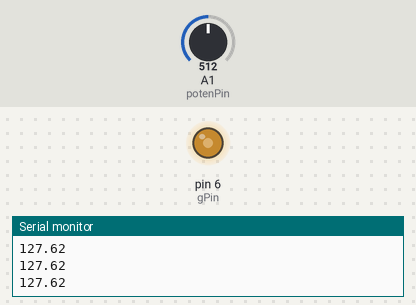
A sketch run on a simulated Arduino Uno, built with avr-gcc and run on an emulated ATmega328P. Parts: output pins drawn as LEDs (lit = HIGH), the last lines printed to the serial monitor. Inputs (shaded band) come from the test bench; at power-on: A1 (potenPin) = 512.

Above: at 1.2 s.
1.3 s: A1 (potenPin) set to 716
At 1.9 s:
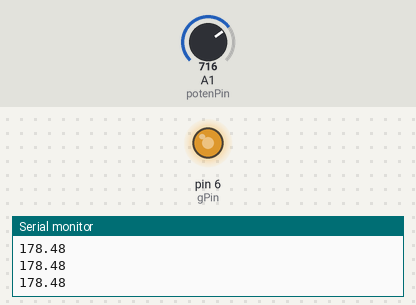
2.8 s: A1 (potenPin) set to 900
At 4.0 s:
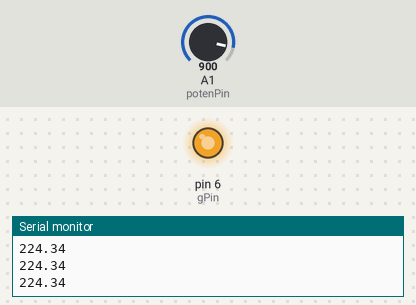
4.3 s: A1 (potenPin) set to 122
At 5.2 s:
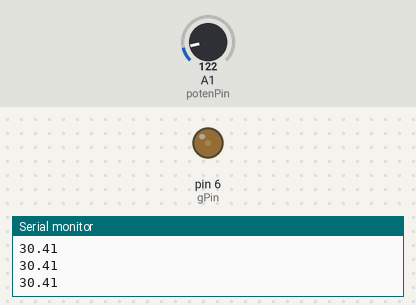
5.8 s: A1 (potenPin) set to 0
At 6.2 s:
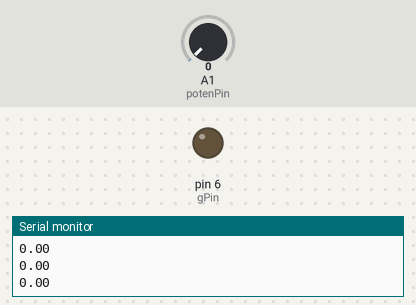
7.3 s: A1 (potenPin) set to 511
At 7.6 s:
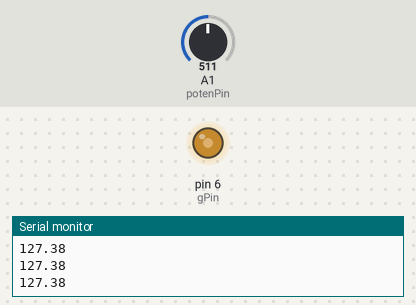
Timing chart, 0 to 9.8 s (numbered marks = the images above; inputs shaded):
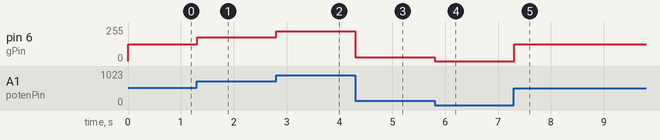

Measured:
- after the input at 1.3 s, pin 6 (gPin): 127/255 → 178/255 at once
- after the input at 2.8 s, pin 6 (gPin): 178/255 → 224/255 at once
- after the input at 4.3 s, pin 6 (gPin): 224/255 → 30/255 at once
- after the input at 5.8 s, pin 6 (gPin): 30/255 → 0/255 at once
- after the input at 7.3 s, pin 6 (gPin): 0/255 → 127/255 at once

The sketch:

dimmable_led_project.ino
```cpp
int potenPin=A1;
int gPin = 6;
int potenVal ;
float ledVal;

void setup() {
pinMode(potenPin, INPUT);
pinMode(gPin, OUTPUT);
Serial.begin(9600);

  // put your setup code here, to run once:
}

void loop() {
  potenVal = analogRead(potenPin);
  ledVal = (255./1023) * potenVal;

  analogWrite(gPin, ledVal);
  Serial.println(ledVal);
  // put your main code here, to run repeatedly:
}
```
